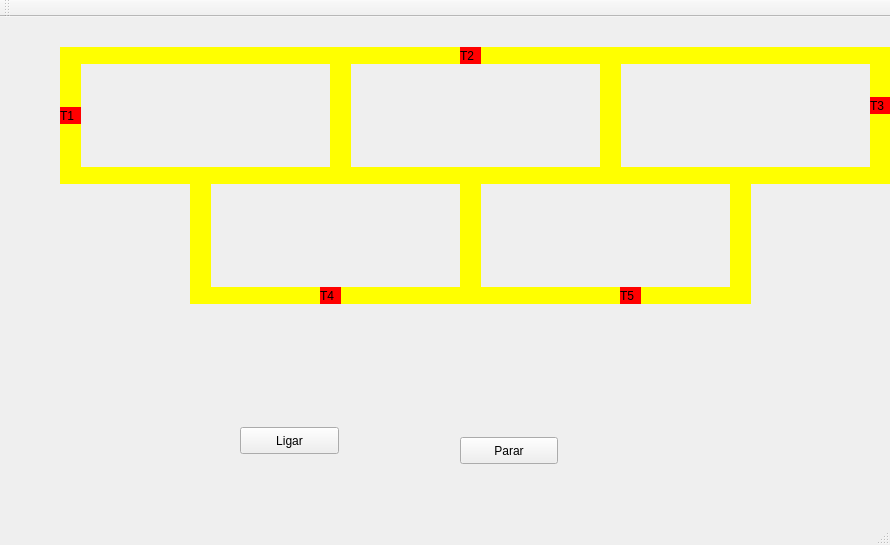
<?xml version="1.0" encoding="UTF-8"?>
<ui version="4.0">
 <class>MainWindow</class>
 <widget class="QMainWindow" name="MainWindow">
  <property name="geometry">
   <rect>
    <x>0</x>
    <y>0</y>
    <width>890</width>
    <height>545</height>
   </rect>
  </property>
  <property name="windowTitle">
   <string>MainWindow</string>
  </property>
  <widget class="QWidget" name="centralWidget">
   <widget class="QLabel" name="label_trem1">
    <property name="geometry">
     <rect>
      <x>60</x>
      <y>90</y>
      <width>21</width>
      <height>17</height>
     </rect>
    </property>
    <property name="styleSheet">
     <string notr="true">QLabel { background: red}</string>
    </property>
    <property name="text">
     <string>T1</string>
    </property>
   </widget>
   <widget class="QLabel" name="label_trilho1">
    <property name="geometry">
     <rect>
      <x>80</x>
      <y>30</y>
      <width>250</width>
      <height>17</height>
     </rect>
    </property>
    <property name="styleSheet">
     <string notr="true">QLabel { background: yellow}</string>
    </property>
    <property name="text">
     <string/>
    </property>
   </widget>
   <widget class="QLabel" name="label_trilho2">
    <property name="geometry">
     <rect>
      <x>80</x>
      <y>150</y>
      <width>250</width>
      <height>17</height>
     </rect>
    </property>
    <property name="styleSheet">
     <string notr="true">QLabel { background: yellow}</string>
    </property>
    <property name="text">
     <string/>
    </property>
   </widget>
   <widget class="QLabel" name="label_trilho3">
    <property name="geometry">
     <rect>
      <x>330</x>
      <y>30</y>
      <width>21</width>
      <height>137</height>
     </rect>
    </property>
    <property name="styleSheet">
     <string notr="true">QLabel { background: yellow}</string>
    </property>
    <property name="text">
     <string/>
    </property>
   </widget>
   <widget class="QLabel" name="label_trilho4">
    <property name="geometry">
     <rect>
      <x>60</x>
      <y>30</y>
      <width>21</width>
      <height>137</height>
     </rect>
    </property>
    <property name="styleSheet">
     <string notr="true">QLabel { background: yellow}</string>
    </property>
    <property name="text">
     <string/>
    </property>
   </widget>
   <widget class="QPushButton" name="pushButton">
    <property name="geometry">
     <rect>
      <x>240</x>
      <y>410</y>
      <width>99</width>
      <height>27</height>
     </rect>
    </property>
    <property name="text">
     <string>Ligar</string>
    </property>
   </widget>
   <widget class="QPushButton" name="pushButton_2">
    <property name="geometry">
     <rect>
      <x>460</x>
      <y>420</y>
      <width>98</width>
      <height>27</height>
     </rect>
    </property>
    <property name="text">
     <string>Parar</string>
    </property>
   </widget>
   <widget class="QLabel" name="label_trilho4_2">
    <property name="geometry">
     <rect>
      <x>600</x>
      <y>30</y>
      <width>21</width>
      <height>137</height>
     </rect>
    </property>
    <property name="styleSheet">
     <string notr="true">QLabel { background: yellow}</string>
    </property>
    <property name="text">
     <string/>
    </property>
   </widget>
   <widget class="QLabel" name="label_trilho1_2">
    <property name="geometry">
     <rect>
      <x>350</x>
      <y>30</y>
      <width>250</width>
      <height>17</height>
     </rect>
    </property>
    <property name="styleSheet">
     <string notr="true">QLabel { background: yellow}</string>
    </property>
    <property name="text">
     <string/>
    </property>
   </widget>
   <widget class="QLabel" name="label_trilho2_2">
    <property name="geometry">
     <rect>
      <x>350</x>
      <y>150</y>
      <width>250</width>
      <height>17</height>
     </rect>
    </property>
    <property name="styleSheet">
     <string notr="true">QLabel { background: yellow}</string>
    </property>
    <property name="text">
     <string/>
    </property>
   </widget>
   <widget class="QLabel" name="label_trem2">
    <property name="geometry">
     <rect>
      <x>460</x>
      <y>30</y>
      <width>21</width>
      <height>17</height>
     </rect>
    </property>
    <property name="styleSheet">
     <string notr="true">QLabel { background: red}</string>
    </property>
    <property name="text">
     <string>T2</string>
    </property>
   </widget>
   <widget class="QLabel" name="label_trilho4_3">
    <property name="geometry">
     <rect>
      <x>730</x>
      <y>150</y>
      <width>21</width>
      <height>137</height>
     </rect>
    </property>
    <property name="styleSheet">
     <string notr="true">QLabel { background: yellow}</string>
    </property>
    <property name="text">
     <string/>
    </property>
   </widget>
   <widget class="QLabel" name="label_trilho3_2">
    <property name="geometry">
     <rect>
      <x>460</x>
      <y>166</y>
      <width>21</width>
      <height>121</height>
     </rect>
    </property>
    <property name="styleSheet">
     <string notr="true">QLabel { background: yellow}</string>
    </property>
    <property name="text">
     <string/>
    </property>
   </widget>
   <widget class="QLabel" name="label_trilho2_4">
    <property name="geometry">
     <rect>
      <x>480</x>
      <y>270</y>
      <width>250</width>
      <height>17</height>
     </rect>
    </property>
    <property name="styleSheet">
     <string notr="true">QLabel { background: yellow}</string>
    </property>
    <property name="text">
     <string/>
    </property>
   </widget>
   <widget class="QLabel" name="label_trilho2_5">
    <property name="geometry">
     <rect>
      <x>620</x>
      <y>150</y>
      <width>250</width>
      <height>17</height>
     </rect>
    </property>
    <property name="styleSheet">
     <string notr="true">QLabel { background: yellow}</string>
    </property>
    <property name="text">
     <string/>
    </property>
   </widget>
   <widget class="QLabel" name="label_trilho3_3">
    <property name="geometry">
     <rect>
      <x>870</x>
      <y>30</y>
      <width>21</width>
      <height>137</height>
     </rect>
    </property>
    <property name="styleSheet">
     <string notr="true">QLabel { background: yellow}</string>
    </property>
    <property name="text">
     <string/>
    </property>
   </widget>
   <widget class="QLabel" name="label_trilho1_5">
    <property name="geometry">
     <rect>
      <x>620</x>
      <y>30</y>
      <width>250</width>
      <height>17</height>
     </rect>
    </property>
    <property name="styleSheet">
     <string notr="true">QLabel { background: yellow}</string>
    </property>
    <property name="text">
     <string/>
    </property>
   </widget>
   <widget class="QLabel" name="label_trem4">
    <property name="geometry">
     <rect>
      <x>320</x>
      <y>270</y>
      <width>21</width>
      <height>17</height>
     </rect>
    </property>
    <property name="styleSheet">
     <string notr="true">QLabel { background: red}</string>
    </property>
    <property name="text">
     <string>T4</string>
    </property>
   </widget>
   <widget class="QLabel" name="label_trem5">
    <property name="geometry">
     <rect>
      <x>620</x>
      <y>270</y>
      <width>21</width>
      <height>17</height>
     </rect>
    </property>
    <property name="styleSheet">
     <string notr="true">QLabel { background: red}</string>
    </property>
    <property name="text">
     <string>T5</string>
    </property>
   </widget>
   <widget class="QLabel" name="label_trem3">
    <property name="geometry">
     <rect>
      <x>870</x>
      <y>80</y>
      <width>21</width>
      <height>17</height>
     </rect>
    </property>
    <property name="styleSheet">
     <string notr="true">QLabel { background: red}</string>
    </property>
    <property name="text">
     <string>T3</string>
    </property>
   </widget>
   <widget class="QLabel" name="label_trilho2_6">
    <property name="geometry">
     <rect>
      <x>210</x>
      <y>270</y>
      <width>250</width>
      <height>17</height>
     </rect>
    </property>
    <property name="styleSheet">
     <string notr="true">QLabel { background: yellow}</string>
    </property>
    <property name="text">
     <string/>
    </property>
   </widget>
   <widget class="QLabel" name="label_trilho3_4">
    <property name="geometry">
     <rect>
      <x>190</x>
      <y>166</y>
      <width>21</width>
      <height>121</height>
     </rect>
    </property>
    <property name="styleSheet">
     <string notr="true">QLabel { background: yellow}</string>
    </property>
    <property name="text">
     <string/>
    </property>
   </widget>
   <zorder>label_trilho1</zorder>
   <zorder>label_trilho2</zorder>
   <zorder>label_trilho3</zorder>
   <zorder>label_trilho4</zorder>
   <zorder>label_trem1</zorder>
   <zorder>pushButton</zorder>
   <zorder>pushButton_2</zorder>
   <zorder>label_trilho4_2</zorder>
   <zorder>label_trilho1_2</zorder>
   <zorder>label_trilho2_2</zorder>
   <zorder>label_trem2</zorder>
   <zorder>label_trilho4_3</zorder>
   <zorder>label_trilho3_2</zorder>
   <zorder>label_trilho2_4</zorder>
   <zorder>label_trilho2_5</zorder>
   <zorder>label_trilho3_3</zorder>
   <zorder>label_trilho1_5</zorder>
   <zorder>label_trem5</zorder>
   <zorder>label_trem3</zorder>
   <zorder>label_trilho2_6</zorder>
   <zorder>label_trilho3_4</zorder>
   <zorder>label_trem4</zorder>
  </widget>
  <widget class="QMenuBar" name="menuBar">
   <property name="geometry">
    <rect>
     <x>0</x>
     <y>0</y>
     <width>890</width>
     <height>30</height>
    </rect>
   </property>
  </widget>
  <widget class="QToolBar" name="mainToolBar">
   <attribute name="toolBarArea">
    <enum>TopToolBarArea</enum>
   </attribute>
   <attribute name="toolBarBreak">
    <bool>false</bool>
   </attribute>
  </widget>
  <widget class="QStatusBar" name="statusBar"/>
 </widget>
 <layoutdefault spacing="6" margin="11"/>
 <resources/>
 <connections/>
</ui>
